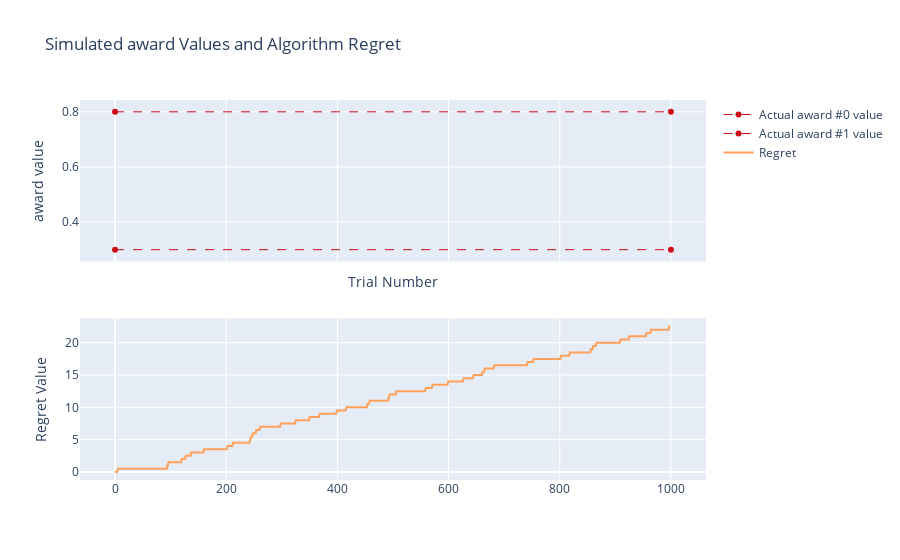

Notebook cell for this chart:
### Code cell
algorithm_performance()

### Figure 1 — Plotly figure (JSON) as saved in the notebook; plotly's stock layout.template omitted (floating-point values rounded to 4 significant figures; data arrays with more than 128 entries replaced by an {"elided": "..."} marker saying what was removed)
{"data": [{"line": {"color": "rgba(10, 108, 94, .7)", "width": 2}, "name": "Calculated award #0", "x": {"elided": "1000 int values"}, "xaxis": "x", "y": [], "yaxis": "y", "type": "scatter"}, {"line": {"color": "rgb(205, 12, 24)", "dash": "dash", "width": 1}, "name": "Actual award #0 value", "x": [0, 1000], "xaxis": "x", "y": [0.8, 0.8], "yaxis": "y", "type": "scatter"}, {"line": {"color": "rgba(187, 121, 24, .7)", "width": 2}, "name": "Calculated award #1", "x": {"elided": "1000 int values"}, "xaxis": "x", "y": [], "yaxis": "y", "type": "scatter"}, {"line": {"color": "rgb(205, 12, 24)", "dash": "dash", "width": 1}, "name": "Actual award #1 value", "x": [0, 1000], "xaxis": "x", "y": [0.3, 0.3], "yaxis": "y", "type": "scatter"}, {"name": "Regret", "x": {"elided": "1000 int values"}, "xaxis": "x2", "y": {"elided": "1000 float values"}, "yaxis": "y2", "type": "scatter"}], "layout": {"title": {"text": "Simulated award Values and Algorithm Regret"}, "xaxis": {"anchor": "y", "domain": [0.0, 1.0], "matches": "x2", "showticklabels": false, "title": {"text": "Trial Number"}}, "yaxis": {"anchor": "x", "domain": [0.575, 1.0], "title": {"text": "award value"}}, "xaxis2": {"anchor": "y2", "domain": [0.0, 1.0]}, "yaxis2": {"anchor": "x2", "domain": [0.0, 0.425], "title": {"text": "Regret Value"}}}}
